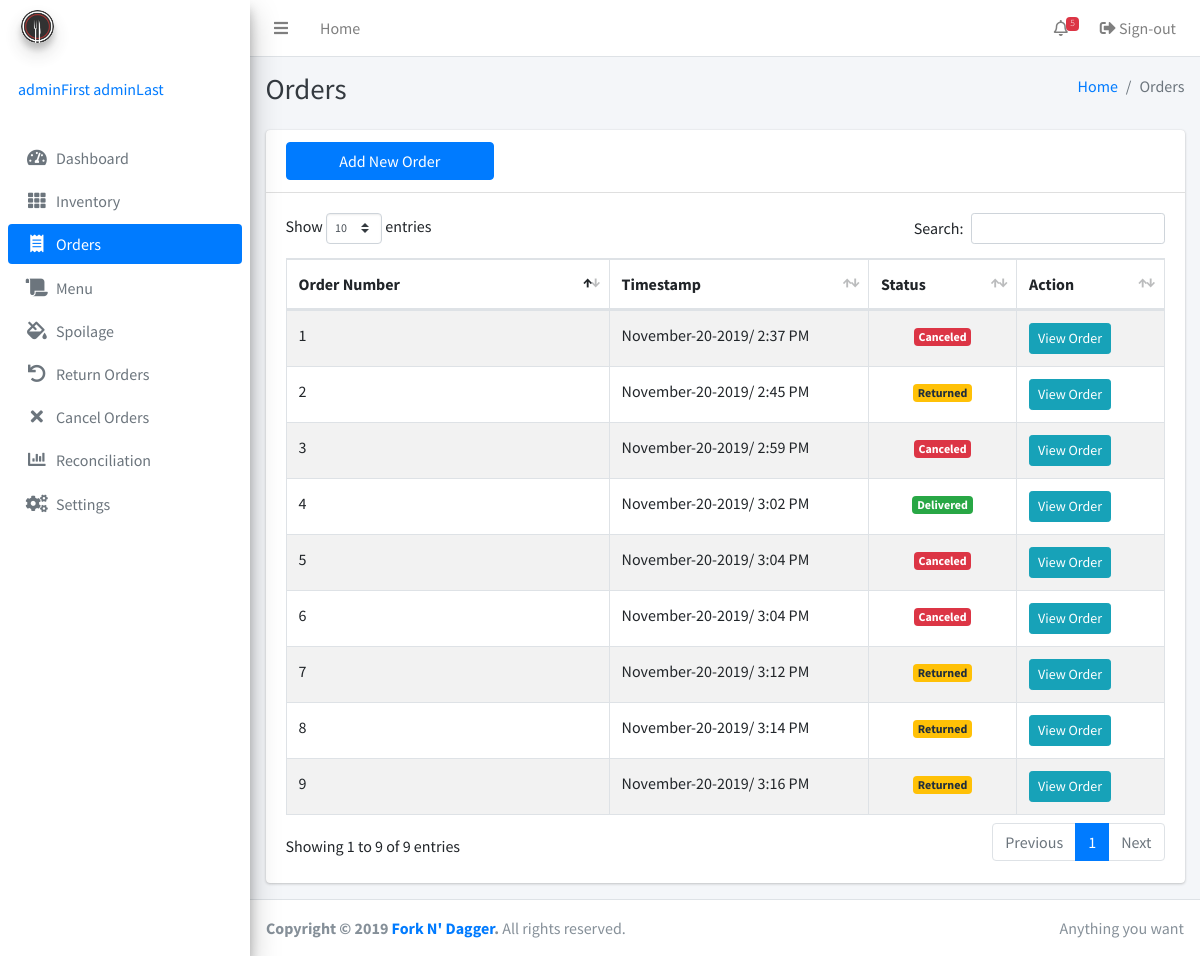
Before: /order.php (signed in) with the older database file.
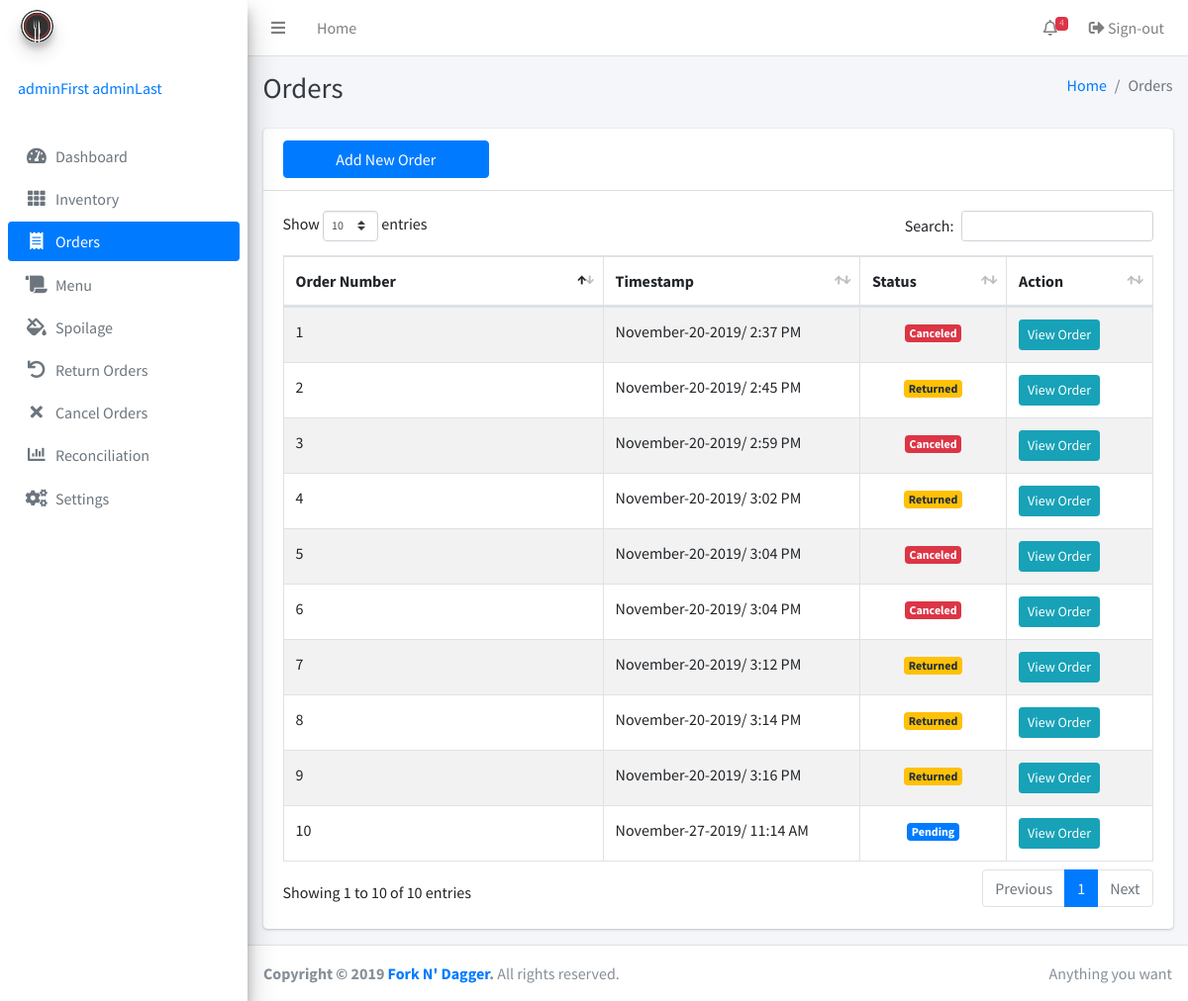
After: the same page with the newer database file.
### tables this page shows
CREATE TABLE IF NOT EXISTS `orders` (
  `order_id` bigint(255) NOT NULL,
  `timestamp` timestamp(6) NULL DEFAULT NULL,
  `status` enum('Pending','Canceled','Returned','Delivered') DEFAULT NULL,
  `lastUpdatedStatus` timestamp(6) NULL DEFAULT NULL,
  `adminID` int(255) NOT NULL,
  PRIMARY KEY (`order_id`)
);

### inc/session.php (called while the page is built, shortened)
<?php
	include 'inc/conn.php';;
	if(isset($_SESSION['admin'])){
		$query = $conn -> prepare("SELECT * FROM admins WHERE id = ? ");
		$query -> bind_param("s", $variable);
		$query -> execute();
		$result = $query->get_result();
		$user = mysqli_fetch_assoc($result);
		$role = $user['role'];
	}
	else{
		header('location: home.php');
		exit();
	}
?>

### order.php (the view, shortened to what this page needs)
<?php include 'inc/session.php'; ?>
<?php include 'inc/header.php'; ?>
<body class="hold-transition sidebar-mini">
<div class="wrapper">
<?php
$current = "order";
include 'inc/navbar.php'; ?>
  <div class="content-wrapper">
    <div class="content-header">
      <div class="container-fluid">
        <div class="row mb-2">
          <div class="col-sm-6">
            <h1 class="m-0 text-dark">Orders</h1>
          </div>
          <div class="col-sm-6">
            <ol class="breadcrumb float-sm-right">
              <li class="breadcrumb-item"><a href="index.php">Home</a></li>
              <li class="breadcrumb-item active">Orders</li>
            </ol>
          </div>
        </div>
      </div>
    </div>
    <div class="content">
      <div class="container">
        <div class="row">
          <div class="col-12">
            <div class="card">
              <div class="card-header">
                <div class="row">
                  <div class="col-3">
                  <button type="button" class="btn btn-block btn-primary" data-toggle="modal" data-target="#item">Add New Order</button>
                  </div>
                </div>
              </div>
              <div class="card-body">
                <table class="table table-bordered table-striped display">
                  <thead>
                  <tr>
                    <th width="160">Order Number</th>
                    <th width="120">Timestamp</th>
                    <th width="50">Status</th>
                    <th width="50">Action</th>
                  </tr>
                  </thead>
                  <tbody>
                  <?php
                  $getAllOrders = mysqli_query($conn, "SELECT * FROM `orders`");
                  while($row = mysqli_fetch_assoc($getAllOrders)) {
                     if ($row['status'] == 'Pending'){
                        $color = 'primary';
                      } elseif ($row['status'] == 'Canceled'){
                        $color = 'danger';
                      } elseif ($row['status'] == 'Returned'){
                        $color = 'warning';
                      } else {
                        $color = 'success';
                      }
                  ?>
                    <tr>
                      <td><?php echo $row['order_id']; ?></td>
                      <td><?php echo date('F-j-Y/ g:i A',strtotime($row['timestamp']));  ?></td>
                      <td class="text-center"><span class="badge bg-<?php echo $color; ?>"><?php echo $row['status']; ?></span></td>
                      <td>
                        <button type="button" class="btn btn-info btn-sm m-0" data-toggle="modal" data-target="#viewOrder<?php echo $row['order_id'] ?>">View Order</button>
                      </td>
                    </tr>
                  <?php
                  }
                  ?>
                  </tbody>
                </table>
              </div>
            </div>
          </div>
        </div>
      </div>
  </div>
</div>
  <?php include 'inc/footer.php'; ?>
</div>
</body>
</html>

### inc/header.php (shortened to what this page needs)
<!DOCTYPE html>
<html lang="en">
<head>
  <link rel="stylesheet" href="plugins/fontawesome-free/css/all.min.css">
  <link rel="stylesheet" href="dist/css/adminlte.min.css">
  <link rel="stylesheet" href="plugins/datatables-bs4/css/dataTables.bootstrap4.css">
  <link rel="stylesheet" href="plugins/select2/css/select2.min.css">
  <link rel="stylesheet" href="plugins/select2-bootstrap4-theme/select2-bootstrap4.min.css">
  <link rel="stylesheet" href="plugins/icheck-bootstrap/icheck-bootstrap.min.css">
</head>

### inc/navbar.php (shortened to what this page needs)
  <nav class="main-header navbar navbar-expand navbar-white navbar-light">
    <ul class="navbar-nav">
      <li class="nav-item">
        <a class="nav-link" data-widget="pushmenu" href="#"><i class="fas fa-bars"></i></a>
      </li>
      <li class="nav-item d-none d-sm-inline-block">
        <a href="index3.html" class="nav-link">Home</a>
      </li>
    </ul>
    <ul class="navbar-nav ml-auto">
      <li class="nav-item dropdown">
        <a class="nav-link" data-toggle="dropdown" href="#">
          <i class="far fa-bell"></i>
        <?php
        $result3 = mysqli_query($conn, "SELECT count(*) as counted FROM inventory where lowquantity >= quantity or quantity = 0");
         $row1 = mysqli_fetch_assoc($result3);
         $counted = $row1['counted'];
         echo '<span class="badge badge-danger navbar-badge">'.$counted.'</span>';
        ?>
        </a>
      </li>
      <li class="nav-item">
        <a class="nav-link" href="logout.php"><i class="nav-icon fas fa-sign-out-alt"></i> Sign-out</a>
      </li>
    </ul>
  </nav>
  <aside class="main-sidebar sidebar-gray elevation-4">
    <a href="index3.html" class="brand-link">
      <img src="image/logo.png" alt="Fork N' Dagger Logo" class="brand-image img-circle elevation-3"
           style="opacity: .8">
      <span class="brand-text font-weight-light">Fork N' Dagger</span>
    </a>
    <div class="sidebar">
      <div class="user-panel mt-3 pb-3 mb-3 d-flex">
        <div class="info">
          <a href="#" class="d-block"><?php echo $user['firstname']. ' '.$user['lastname']; ?></a>
        </div>
      </div>
<?php
switch ($role): ?>
<?php default: ?>
      <nav class="mt-2">
        <ul class="nav nav-pills nav-sidebar flex-column" data-widget="treeview" role="menu" data-accordion="false">
          <li class="nav-item">
            <a href="index.php" class="nav-link <?php if($current == 'Dashboard') {echo 'active';} ?>">
              <i class="nav-icon fas fa-tachometer-alt"></i>
              <p>
                Dashboard
              </p>
            </a>
          </li>
          <li class="nav-item">
            <a href="inventory.php" class="nav-link <?php if($current == 'inventory') {echo 'active';} ?>" >
              <i class="nav-icon fas fa-th"></i>
              <p>
                Inventory
              </p>
            </a>
          </li>
          <li class="nav-item">
            <a href="order.php" class="nav-link <?php if($current == 'order') {echo 'active';} ?>">
              <i class="nav-icon fas fa-receipt"></i>
              <p>
                Orders
              </p>
            </a>
          </li>
          <li class="nav-item">
            <a href="menu.php" class="nav-link <?php if($current == 'menu') {echo 'active';} ?>">
              <i class="nav-icon fas fa-scroll"></i>
              <p>
                Menu
              </p>
            </a>
          </li>
          <li class="nav-item">
            <a href="spoilage.php" class="nav-link <?php if($current == 'spoilage') {echo 'active';} ?>">
              <i class="nav-icon fas fa-fill-drip"></i>
              <p>
                Spoilage
              </p>
            </a>
          </li>
          <li class="nav-item">
            <a href="returnorders.php" class="nav-link <?php if($current == 'return') {echo 'active';} ?>">
              <i class="nav-icon fas fa-undo"></i>
              <p>
                Return Orders
              </p>
            </a>
          </li>
          <li class="nav-item">
            <a href="cancelorders.php" class="nav-link <?php if($current == 'cancel') {echo 'active';} ?>">
              <i class="nav-icon fas fa-times"></i>
              <p>
                Cancel Orders
              </p>
            </a>
          </li>
          <li class="nav-item">
            <a href="reconciliation.php" class="nav-link <?php if($current == 'reconciliation') {echo 'active';} ?>">
              <i class="nav-icon fas fa-chart-bar"></i>
              <p>
                Reconciliation
              </p>
            </a>
          </li>
          <li class="nav-item">
            <a href="settings.php" class="nav-link <?php if($current == 'settings') {echo 'active';} ?>">
              <i class="nav-icon fas fa-cogs"></i>
              <p>
                Settings
              </p>
            </a>
          </li>
        </ul>
      </nav>
<?php endswitch; ?>
    </div>
  </aside>

### inc/footer.php
<footer class="main-footer">
	<div class="float-right d-none d-sm-inline">
	  Anything you want
	</div>
	<strong>Copyright &copy; 2019 <a href="">Fork N' Dagger</a>.</strong> All rights reserved.
</footer>

### inc/header.php (style rules this page uses)
p, h1, h2, h3, h4, h5, h6, label, td, dt, dd { user-select: none; -webkit-user-select: none; -khtml-user-select: none; -moz-user-select: none; -ms-user-select: none; }

Changed rows visible on the page:
changed orders "November-20-2019/ 3:02 PM": status "Delivered" → "Returned"
added orders: order_id "10", timestamp "November-27-2019/ 11:14 AM", status "Pending"
Other visible differences:
$counted: "5" → "4"
text written by a page script: "Show entries Search: Showing 1 to 9 of 9 entries Previous 1 Next" → "Show entries Search: Showing 1 to 10 of 10 entries Previous 1 Next"
